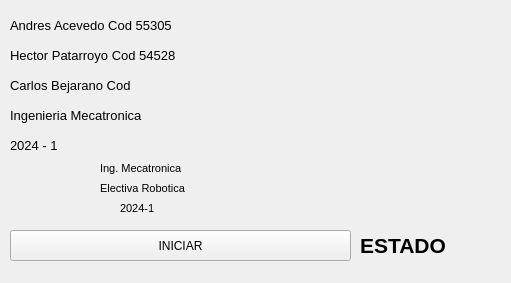
<?xml version="1.0" encoding="UTF-8"?>
<ui version="4.0">
 <class>MainWindow</class>
 <widget class="QMainWindow" name="MainWindow">
  <property name="geometry">
   <rect>
    <x>0</x>
    <y>0</y>
    <width>511</width>
    <height>283</height>
   </rect>
  </property>
  <property name="windowTitle">
   <string>MainWindow</string>
  </property>
  <widget class="QWidget" name="centralwidget">
   <widget class="QLabel" name="label_9">
    <property name="geometry">
     <rect>
      <x>120</x>
      <y>200</y>
      <width>55</width>
      <height>16</height>
     </rect>
    </property>
    <property name="font">
     <font>
      <pointsize>8</pointsize>
     </font>
    </property>
    <property name="text">
     <string>2024-1</string>
    </property>
   </widget>
   <widget class="QLabel" name="label_11">
    <property name="geometry">
     <rect>
      <x>280</x>
      <y>20</y>
      <width>211</width>
      <height>191</height>
     </rect>
    </property>
    <property name="text">
     <string/>
    </property>
    <property name="pixmap">
     <pixmap>LOGO ECCI.jpg</pixmap>
    </property>
    <property name="scaledContents">
     <bool>true</bool>
    </property>
    <property name="alignment">
     <set>Qt::AlignCenter</set>
    </property>
   </widget>
   <widget class="QLabel" name="label_12">
    <property name="geometry">
     <rect>
      <x>100</x>
      <y>160</y>
      <width>101</width>
      <height>16</height>
     </rect>
    </property>
    <property name="font">
     <font>
      <pointsize>8</pointsize>
     </font>
    </property>
    <property name="text">
     <string>Ing. Mecatronica</string>
    </property>
   </widget>
   <widget class="QLabel" name="label_13">
    <property name="geometry">
     <rect>
      <x>100</x>
      <y>180</y>
      <width>101</width>
      <height>16</height>
     </rect>
    </property>
    <property name="font">
     <font>
      <pointsize>8</pointsize>
     </font>
    </property>
    <property name="text">
     <string>Electiva Robotica</string>
    </property>
   </widget>
   <widget class="QPushButton" name="pushButton">
    <property name="geometry">
     <rect>
      <x>10</x>
      <y>230</y>
      <width>341</width>
      <height>31</height>
     </rect>
    </property>
    <property name="text">
     <string>INICIAR</string>
    </property>
   </widget>
   <widget class="QLabel" name="label">
    <property name="geometry">
     <rect>
      <x>360</x>
      <y>230</y>
      <width>121</width>
      <height>31</height>
     </rect>
    </property>
    <property name="font">
     <font>
      <pointsize>16</pointsize>
      <weight>75</weight>
      <bold>true</bold>
     </font>
    </property>
    <property name="text">
     <string>ESTADO</string>
    </property>
   </widget>
   <widget class="QLabel" name="label_3">
    <property name="geometry">
     <rect>
      <x>10</x>
      <y>10</y>
      <width>251</width>
      <height>31</height>
     </rect>
    </property>
    <property name="font">
     <font>
      <pointsize>10</pointsize>
     </font>
    </property>
    <property name="text">
     <string>Andres Acevedo Cod 55305</string>
    </property>
   </widget>
   <widget class="QLabel" name="label_5">
    <property name="geometry">
     <rect>
      <x>10</x>
      <y>40</y>
      <width>251</width>
      <height>31</height>
     </rect>
    </property>
    <property name="font">
     <font>
      <pointsize>10</pointsize>
     </font>
    </property>
    <property name="text">
     <string>Hector Patarroyo Cod 54528</string>
    </property>
   </widget>
   <widget class="QLabel" name="label_8">
    <property name="geometry">
     <rect>
      <x>10</x>
      <y>130</y>
      <width>251</width>
      <height>31</height>
     </rect>
    </property>
    <property name="font">
     <font>
      <pointsize>10</pointsize>
     </font>
    </property>
    <property name="text">
     <string>2024 - 1</string>
    </property>
   </widget>
   <widget class="QLabel" name="label_6">
    <property name="geometry">
     <rect>
      <x>10</x>
      <y>70</y>
      <width>251</width>
      <height>31</height>
     </rect>
    </property>
    <property name="font">
     <font>
      <pointsize>10</pointsize>
     </font>
    </property>
    <property name="text">
     <string>Carlos Bejarano Cod </string>
    </property>
   </widget>
   <widget class="QLabel" name="label_7">
    <property name="geometry">
     <rect>
      <x>10</x>
      <y>100</y>
      <width>251</width>
      <height>31</height>
     </rect>
    </property>
    <property name="font">
     <font>
      <pointsize>10</pointsize>
     </font>
    </property>
    <property name="text">
     <string>Ingenieria Mecatronica</string>
    </property>
   </widget>
  </widget>
 </widget>
 <resources/>
 <connections/>
</ui>
